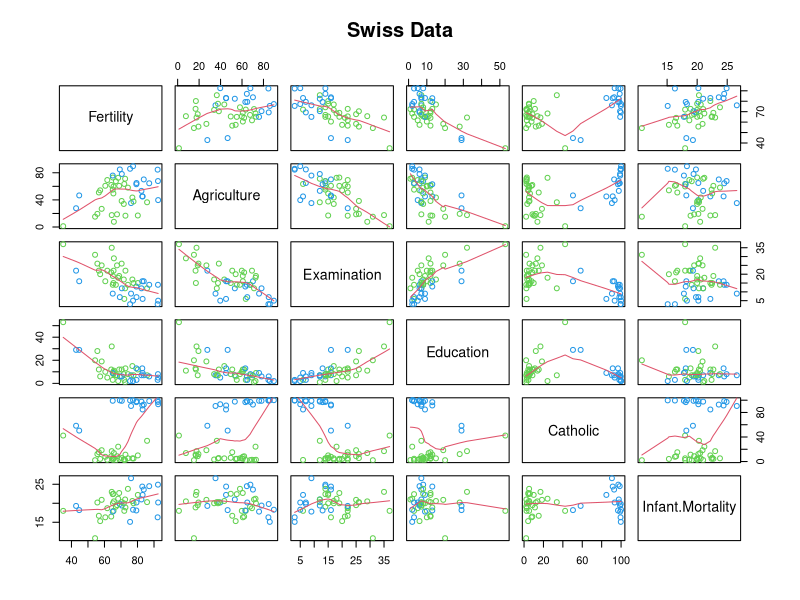

Write R code to recreate this figure.

#
# Slide 11 -- data exploration
#

library(datasets)
data(swiss)
require(stats)
require(graphics)

pairs(swiss,panel = panel.smooth, main="Swiss Data", col=3+(swiss$Catholic>50))
